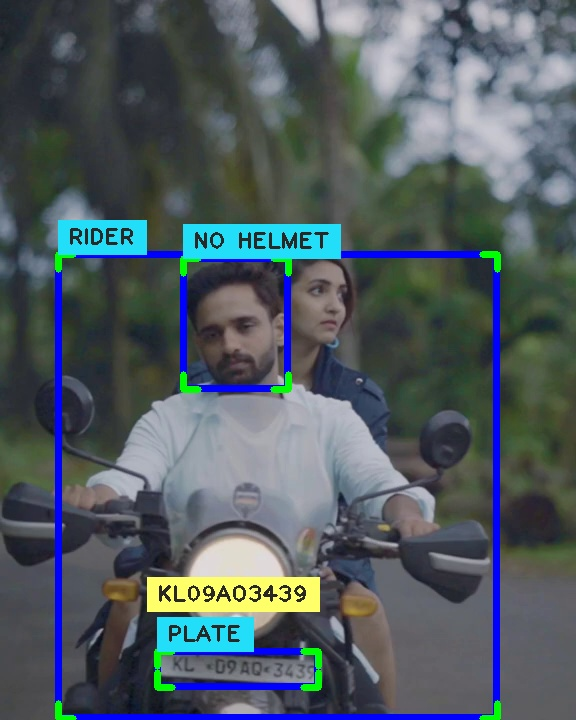
#> input picture violation_images/KL09AO3439_20260507_215548.jpg, 576 x 720 px
$ python -i utils.py   (imports and definitions only)
#> lines starting #> are read from the running program, lines starting #| are printed output that depends on the picture
#> further down, picture is the input picture: shape (720, 576, 3); mean B, G, R 97.5, 92.1, 81.4
import re
import os
from dotenv import load_dotenv

# Load environment variables
# [1 line not run here, left out]
import smtplib
from collections import Counter
from email.mime.text import MIMEText
from email.mime.multipart import MIMEMultipart
from email import encoders
import datetime
import cv2
from app.db import read_violations_by_vehicle
from email.mime.base import MIMEBase
import numpy as np

def apply_weather_resilience(frame):
    """
    Applies image enhancement techniques to improve visibility in poor weather
    conditions (rain, fog, low light, glare).
    """
    if frame is None:
        return frame

    # Convert to LAB color space for lightness enhancement without affecting color hue
    lab = cv2.cvtColor(frame, cv2.COLOR_BGR2LAB)
#> lab: shape (720, 576, 3); mean of channels 0, 1, 2 98.4, 127.2, 124.6
    l_channel, a, b = cv2.split(lab)
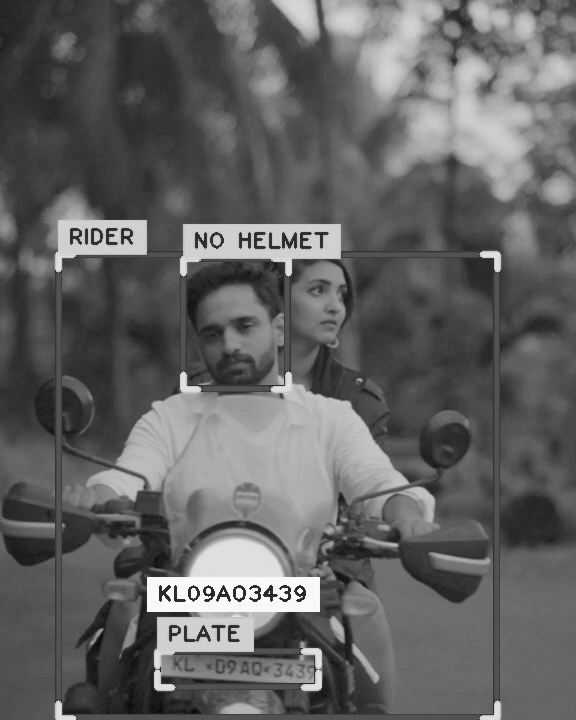
#> l_channel: shape (720, 576); min 9, max 250, mean 98.4
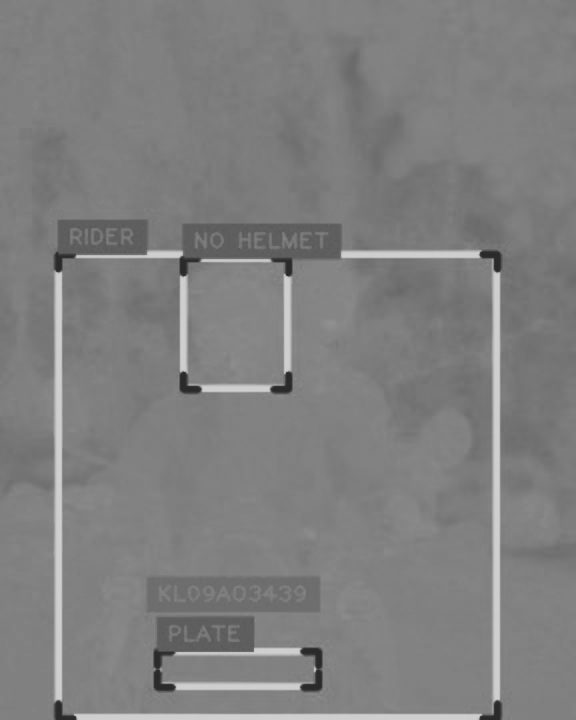
#> a: shape (720, 576); min 42, max 207, mean 127.2
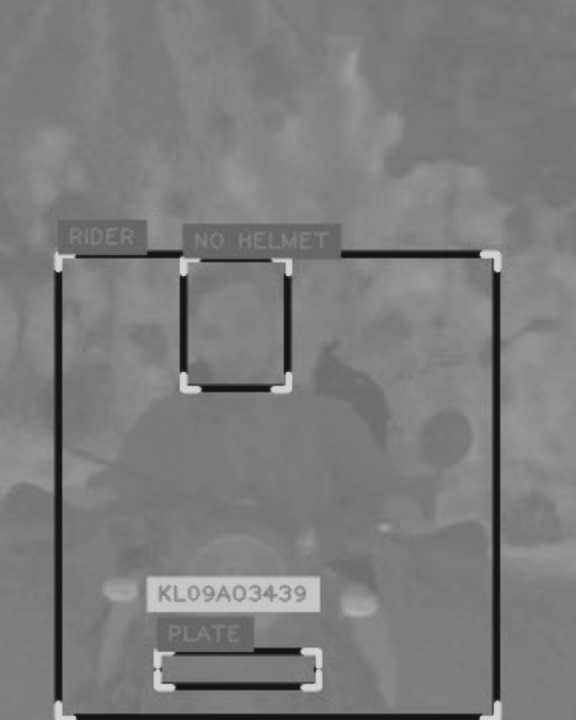
#> b: shape (720, 576); min 20, max 211, mean 124.6

    # Apply CLAHE to the L-channel
    clahe = cv2.createCLAHE(clipLimit=2.0, tileGridSize=(8, 8))
    cl = clahe.apply(l_channel)
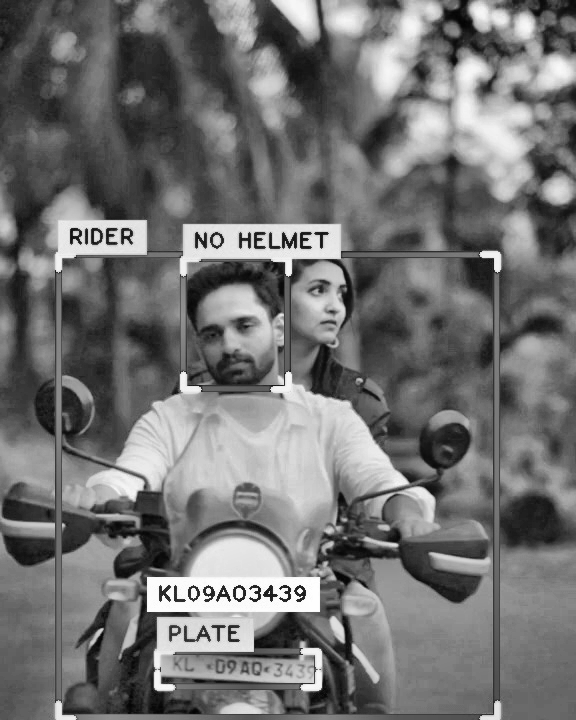
#> cl: shape (720, 576); min 3, max 254, mean 114.1

    # Merge the CLAHE enhanced L-channel with the original A and B channels
    merged = cv2.merge((cl, a, b))
#> merged: shape (720, 576, 3); mean of channels 0, 1, 2 114.1, 127.2, 124.6

    # Convert back to BGR
    enhanced_bgr = cv2.cvtColor(merged, cv2.COLOR_LAB2BGR)
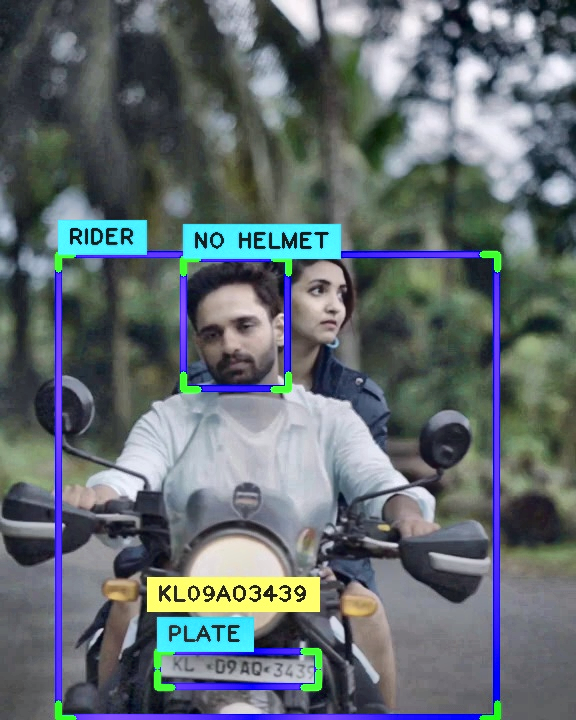
#> enhanced_bgr: shape (720, 576, 3); mean B, G, R 112.4, 108.1, 98.9

    # Apply Unsharp masking to crisp up edges (useful for blurring from rain/fog)
    gaussian = cv2.GaussianBlur(enhanced_bgr, (0, 0), 2.0)
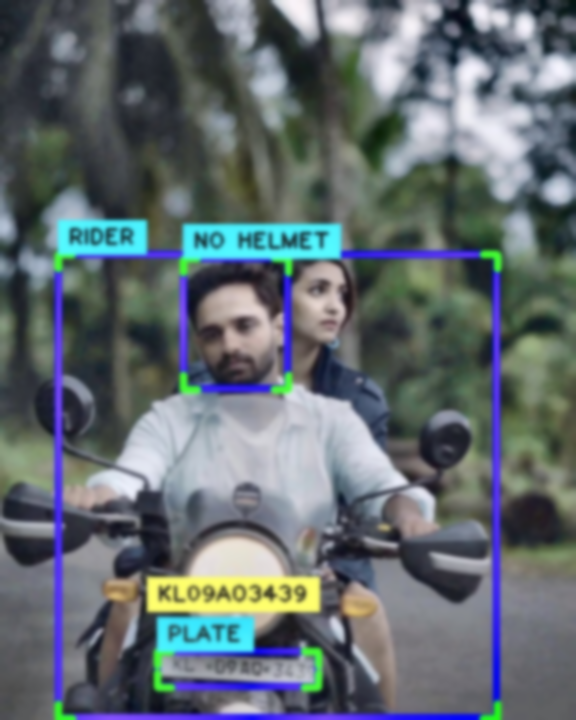
#> gaussian: shape (720, 576, 3); mean B, G, R 112.4, 108.1, 98.9
    final_frame = cv2.addWeighted(enhanced_bgr, 1.5, gaussian, -0.5, 0)

    return final_frame

# [203 lines left out: functions _correct_ocr_plate, _vote_plate_from_group, is_valid_indian_number_plate, check_daily_violation, save_violation_image, predict_number_plate and 1 more, not called in this run]

>>> import cv2
>>> picture = cv2.imread('../violation_images/KL09AO3439_20260507_215548.jpg')
>>> result = apply_weather_resilience(picture)

$ run again, on violation_images/KL09AQ3439_20260507_214651.jpg
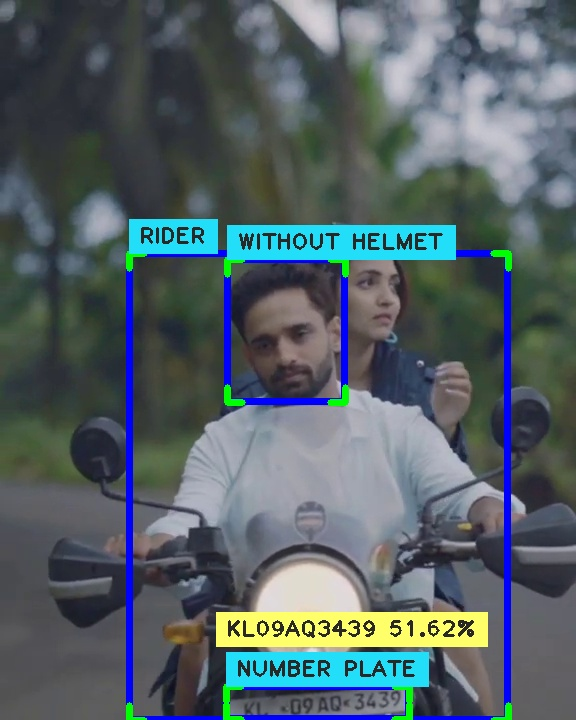
#> input picture violation_images/KL09AQ3439_20260507_214651.jpg, 576 x 720 px
#> picture is the input picture: shape (720, 576, 3); mean B, G, R 102, 97.5, 84.7
#> lab: shape (720, 576, 3); mean of channels 0, 1, 2 103.3, 126.5, 124.7
#> in apply_weather_resilience, `l_channel, a, b = cv2.split(lab)`:
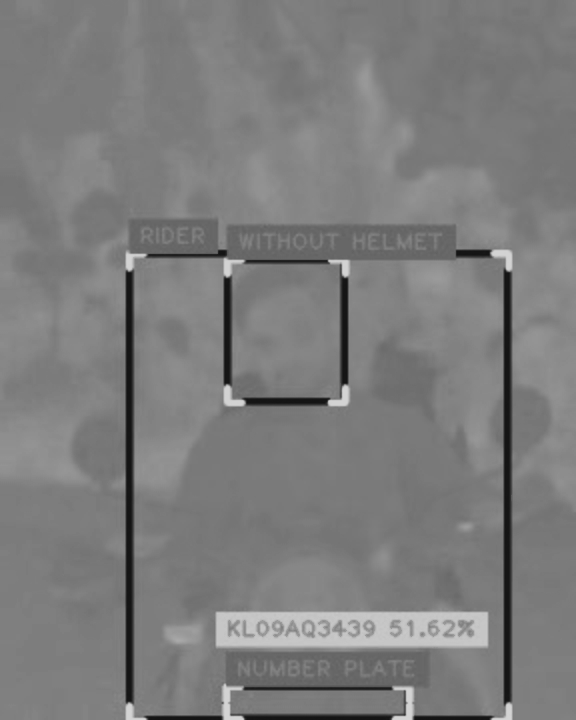
#> b: shape (720, 576); min 20, max 211, mean 124.7
#> merged: shape (720, 576, 3); mean of channels 0, 1, 2 116.3, 126.5, 124.7
#> in apply_weather_resilience, `gaussian = cv2.GaussianBlur(enhanced_bgr, (0, 0), 2.0)`:
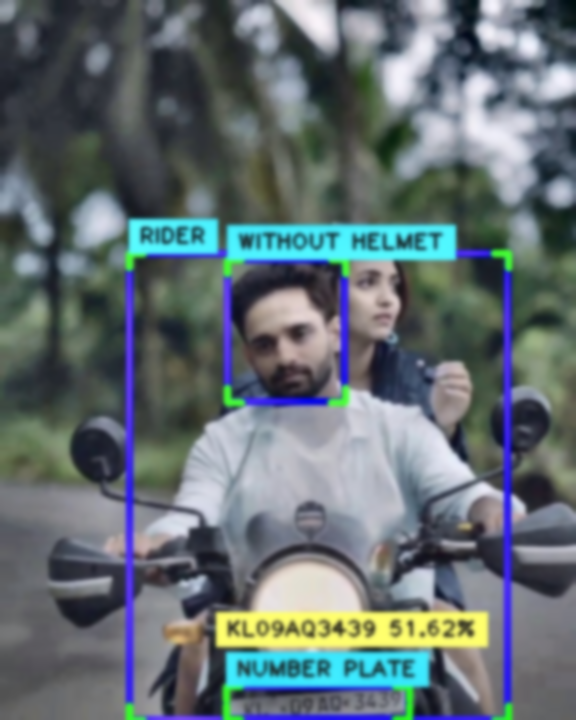
#> gaussian: shape (720, 576, 3); mean B, G, R 114.6, 110.9, 99.5
